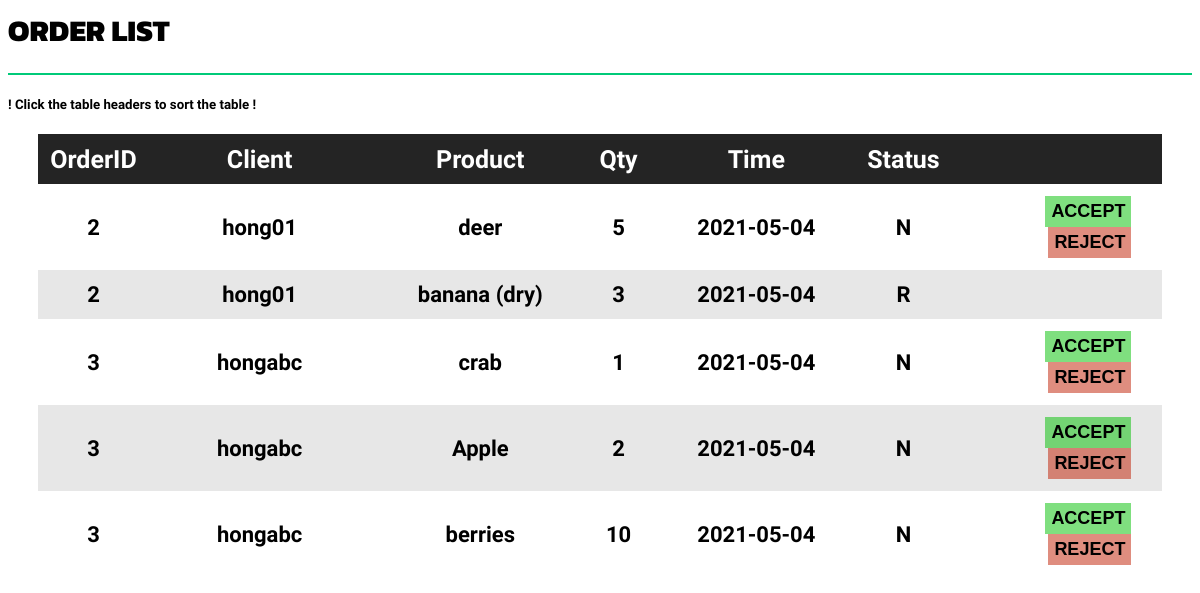
/SOrder.php (signed in), run on the app's committed database.
### tables this page shows
CREATE TABLE `order_items` (
  `GoodsID` int(11) NOT NULL,
  `oID` int(11) NOT NULL,
  `qty` int(11) NOT NULL,
  `status` varchar(5) NOT NULL,
  PRIMARY KEY (`oID`,`GoodsID`),
  KEY `FK_oi_GoodsID_idx` (`GoodsID`),
  KEY `FK_oi_oID_idx` (`oID`)
);

CREATE TABLE `client` (
  `cID` int(11) NOT NULL,
  `Username` varchar(30) NOT NULL,
  `Password` varchar(30) NOT NULL,
  `Email` varchar(30) NOT NULL,
  `PhoneNum` varchar(20) NOT NULL,
  PRIMARY KEY (`cID`)
);

CREATE TABLE `goods` (
  `GoodsID` int(11) NOT NULL,
  `GoodsType` varchar(5) NOT NULL,
  `GoodsName` varchar(30) NOT NULL,
  `sID` int(11) NOT NULL,
  `Price` float(5,1) NOT NULL,
  `Qty` int(11) NOT NULL,
  PRIMARY KEY (`GoodsID`),
  KEY `FK_sID_idx` (`sID`)
);

CREATE TABLE `orders` (
  `oID` int(11) NOT NULL,
  `cID` int(11) NOT NULL,
  `Price` decimal(10,1) NOT NULL,
  `OrderTime` date NOT NULL,
  `LastUpdate` date NOT NULL,
  PRIMARY KEY (`oID`)
);

### SOrder.php (the view, shortened to what this page needs)
<html>
    <head>
        <link href="assets/css/basic.css" rel="stylesheet" />
        <link href="css/SOrder.css" rel="stylesheet" />
    </head>
    <body>
        <div class="row">
            <div class="col-md-12">
                <h1 class="page-head-line">Order list</h1>
            </div>
        </div>
        <h5>! Click the table headers to sort the table !</h5>
        <table class="order sortable">
            <tr class="first">
                <th class="oID">OrderID</th>
                <th class="client">Client</th>
                <th class="product">Product</th>
                <th class="qty">Qty</th>
                <th class="time">Time</th>
                <th class="status">Status</th>
                <th class="btn"></th>
            </tr>
                <?php
                    $bgcolor = 0;
                    $conn = conn();
                    $sql = 'SELECT oID FROM order_items oi, goods g, stall s WHERE oi.GoodsID=g.GoodsID AND g.sID = s.sID AND s.skID = '.$_SESSION['ID'].' GROUP by oID;';
                    $rs = mysqli_query($conn, $sql);
                    while($rc = mysqli_fetch_assoc($rs)){
                        $sql2 = 'SELECT oi.oID, c.Username, g.GoodsName, oi.qty, o.OrderTime, oi.status, oi.GoodsID FROM order_items oi, orders o, client c, goods g
                        WHERE o.oID = '.$rc['oID'].' AND o.oID = oi.oID AND c.cID = o.cID AND g.GoodsID = oi.GoodsID';
                        $rs2 = mysqli_query($conn, $sql2);
                        while($rc2 = mysqli_fetch_assoc($rs2)){
                ?>
            <tr class="content
            <?php
                if($bgcolor==0){
                    $bgcolor=1;
                }else{
                    echo "bgcolor";
                    $bgcolor=0;
                }
            ?>
            ">
                <form method="POST" action="S_Order.php">
                    <td class="oID"><?php echo $rc2['oID']; ?></th>
                    <td class="client"><?php echo $rc2['Username']; ?></th>
                    <td class="product"><?php echo $rc2['GoodsName']; ?></th>
                    <td class="qty"><?php echo $rc2['qty']; ?></th>
                    <td class="time"><?php echo $rc2['OrderTime']; ?></th>
                    <td class="status"><?php echo $rc2['status']; ?></th>
                    <td class="btn">
                        <?php
                            if($rc2['status']=='N'){
                        ?>
                        <button type="submit" name="btnAccept" id="btnAccept" class="btnAccept">Accept</button>
                        <button type="submit" name="btnReject" id="btnReject" class="btnReject">Reject</button>
                        <?php
                            }else if($rc2['status']=='A'){
                        ?>
                        <button type="submit" name="btnDeliver" id="btnDeliver" class="btnDeliver">Deliver</button>
                        <?php
                            }
                        }
                        ?>
                    </td>
                </form>
            </tr>
            <?php
                    }
            ?>
        </table>
    </body>
</html>

### assets/css/basic.css (style rules this page uses)
body { font-family: 'Varela Round', sans-serif; }
.page-head-line { font-size: 30px; text-transform: uppercase; color: #000; font-weight: 800; padding-bottom: 20px; border-bottom: 2px solid #00CA79; margin-bottom: 10px; font-family: 'Kanit', sans-serif; }

### css/SOrder.css (style rules this page uses)
.order { width: 95%; margin: 10px auto; text-align: center; font-size: 22px; border-collapse: collapse; }
.oID { width: 10%; }
.client { width: 20%; }
.product { width: 20%; }
.qty { width: 5%; }
.time { width: 20%; }
.status { width: 5%; }
.btn { width: 20%; }
.first { background: rgb(36, 36, 36); color: white; padding-top: 12px; padding-bottom: 12px; font-size: 25px; height: 50px; }
.first th { background-color: rgb(36, 36, 36); border: none; }
.content td { padding-top: 12px; padding-bottom: 12px; font-weight: bold; }
.bgcolor { background: rgb(231, 231, 231); }
#btnAccept { display: block; float: right; margin-right: 30px; width: auto; height: 100%; background-color: rgba(0, 192, 0, 0.5); border: none; padding-top: 5px; padding-bottom: 5px; text-transform:uppercase; font-weight: bold; font-size: 18px; transition: background-color 0.2s ease-in }
#btnReject { display: block; float: right; margin-right: 30px; width: auto; height: 100%; background-color: rgba(192, 29, 0, 0.5); border: none; padding-top: 5px; padding-bottom: 5px; text-transform:uppercase; font-weight: bold; font-size: 18px; transition: background-color 0.2s ease-in }

### data on the page
order_items: oID "2", client.Username "hong01", GoodsID.GoodsName "deer", qty "5", oID.OrderTime "2021-05-04", status "N", shows "ACCEPT"
order_items: oID "2", client.Username "hong01", GoodsID.GoodsName "banana (dry)", qty "3", oID.OrderTime "2021-05-04", status "R"
order_items: oID "3", client.Username "hongabc", GoodsID.GoodsName "crab", qty "1", oID.OrderTime "2021-05-04", status "N", shows "ACCEPT"
order_items: oID "3", client.Username "hongabc", GoodsID.GoodsName "Apple", qty "2", oID.OrderTime "2021-05-04", status "N", shows "ACCEPT"
order_items: oID "3", client.Username "hongabc", GoodsID.GoodsName "berries", qty "10", oID.OrderTime "2021-05-04", status "N", shows "ACCEPT"
